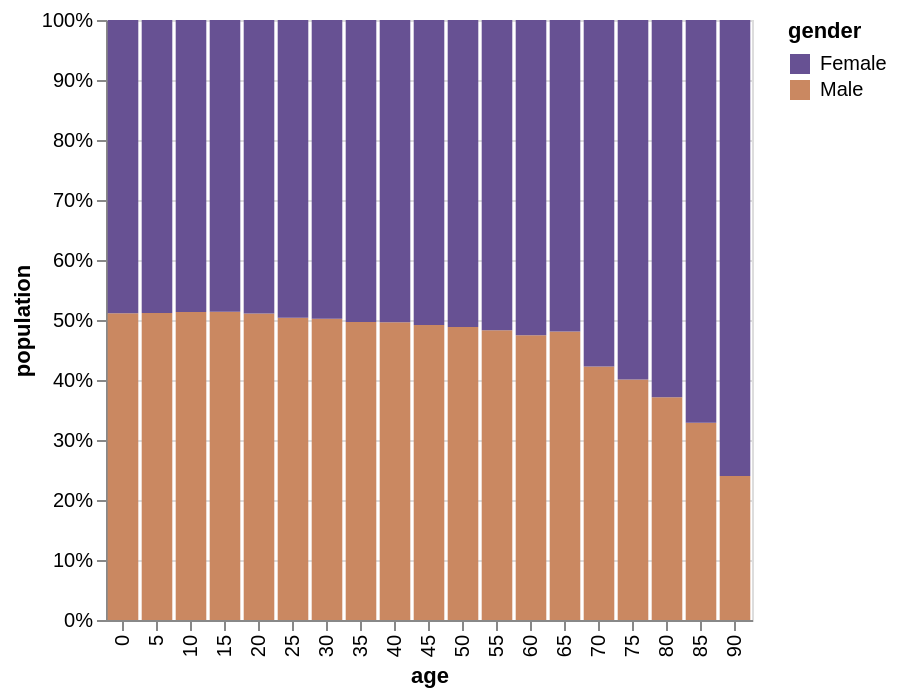

Express this chart as Vega-Lite.
### Vega-Lite specification from a JSON file in a GitHub repository (floating-point values rounded to 4 significant figures; data arrays with more than 128 entries replaced by an {"elided": "..."} marker saying what was removed)
{"$schema": "https://vega.github.io/schema/vega-lite/v4.json", "data": {"values": {"elided": "570 records"}}, "transform": [{"filter": "datum.year == 2000"}, {"calculate": "datum.sex == 2 ? 'Female' : 'Male'", "as": "gender"}], "mark": "bar", "width": {"step": 17}, "encoding": {"y": {"aggregate": "sum", "field": "people", "title": "population", "stack": "normalize"}, "x": {"field": "age"}, "color": {"field": "gender", "scale": {"range": ["#675193", "#ca8861"]}}}}
